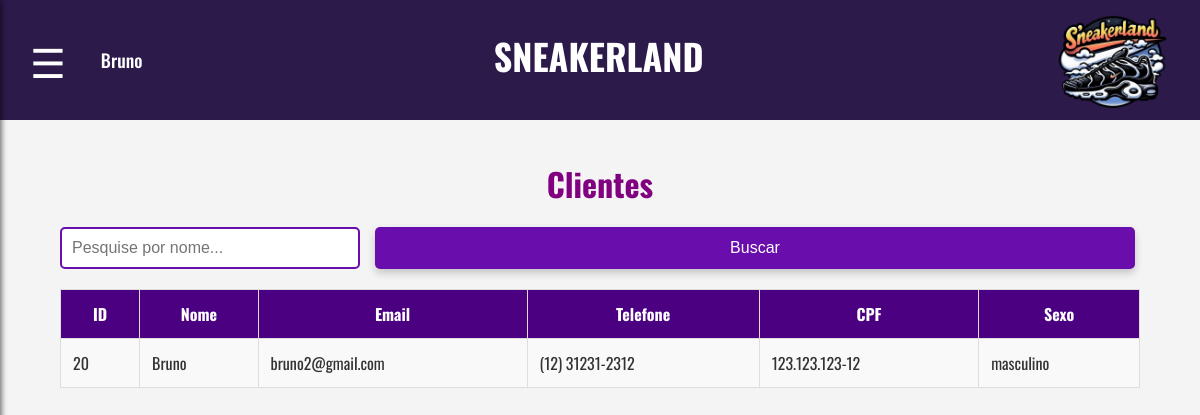
Screenshot of /consultarClientes.php (signed in) with the database file from the repository.
### tables this page shows
CREATE TABLE `usuarios` (
  `id` int(11) NOT NULL,
  `nome` varchar(100) NOT NULL,
  `email` varchar(100) NOT NULL,
  `senha` varchar(255) NOT NULL,
  `endereco` varchar(255) DEFAULT NULL,
  `telefone` varchar(20) DEFAULT NULL,
  `tipo_usuario` enum('cliente','funcionario','administrador') NOT NULL,
  `cpf` varchar(14) NOT NULL,
  `sexo` enum('masculino','feminino','outro') NOT NULL
);

### consultarClientes.php (the view, shortened to what this page needs)
<?php
$servername = "localhost";
$username = "root";
$password = "";
$dbname = "sneakerland";
$conn = new mysqli($servername, $username, $password, $dbname);
$search = isset($_GET['search']) ? trim($_GET['search']) : '';
$sql = "SELECT id, nome, email, telefone, cpf, sexo
        FROM usuarios
        WHERE tipo_usuario = 'cliente'
        AND nome LIKE ?";
$stmt = $conn->prepare($sql);
$searchParam = '%' . $search . '%';
$stmt->bind_param("s", $searchParam);
$stmt->execute();
$result = $stmt->get_result();
?>
<?php include 'headerFuncionario.php'; ?>
<!DOCTYPE html>
<html lang="pt-br">
<head>
    <link rel="stylesheet" href="css/clientes.css">
</head>
<body>
    <div class="container">
        <h1>Clientes</h1>
        <form method="GET" action="" class="search-form">
            <input type="text" name="search" placeholder="Pesquise por nome..." value="<?= htmlspecialchars($search) ?>" />
            <button type="submit">Buscar</button>
        </form>
        <table>
            <thead>
                <tr>
                    <th>ID</th>
                    <th>Nome</th>
                    <th>Email</th>
                    <th>Telefone</th>
                    <th>CPF</th>
                    <th>Sexo</th>
                </tr>
            </thead>
            <tbody>
                <?php
                if ($result->num_rows > 0) {
                    while ($row = $result->fetch_assoc()) {
                        echo "<tr>
                                <td>" . $row["id"] . "</td>
                                <td>" . $row["nome"] . "</td>
                                <td>" . $row["email"] . "</td>
                                <td>" . $row["telefone"] . "</td>
                                <td>" . $row["cpf"] . "</td>
                                <td>" . $row["sexo"] . "</td>
                              </tr>";
                    }
                } else {
                    echo "<tr><td colspan='6'>Nenhum cliente encontrado.</td></tr>";
                }
                ?>
            </tbody>
        </table>
    </div>
</body>
</html>

### css/clientes.css (style rules this page uses)
body { font-family: 'Oswald', sans-serif; margin: 0; padding: 0; background-color: #f4f4f4; color: #333; }
.container { width: 90%; margin: 40px auto; text-align: center; }
h1 { color: purple; margin-bottom: 20px; }
table { width: 100%; border-collapse: collapse; margin-top: 20px; }
th, td { padding: 12px; border: 1px solid #ddd; }
th { background-color: #4b0082; color: #fff; }
td { background-color: #f9f9f9; }
button { flex: 1; margin: 0 5px; background-color: #5b3f8f; color: white; padding: 12px; border: none; border-radius: 5px; cursor: pointer; font-size: 16px; transition: background-color 0.3s ease, transform 0.2s ease; box-shadow: 0 4px 8px rgba(0, 0, 0, 0.2); }
.search-form { margin: 20px 0; display: flex; justify-content: center; gap: 10px; }
.search-form input { width: 300px; padding: 10px; font-size: 16px; border: 2px solid #6a0dad; border-radius: 5px; }
.search-form button { padding: 10px 15px; font-size: 16px; color: white; background-color: #6a0dad; border: none; border-radius: 5px; cursor: pointer; }

### rows the page displays
usuarios: id "20", nome "Bruno", email "bruno2@gmail.com", telefone "(12) 31231-2312", cpf "123.123.123-12", sexo "masculino"

### other values shown
$_SESSION['nome_usuario'] "Bruno"
